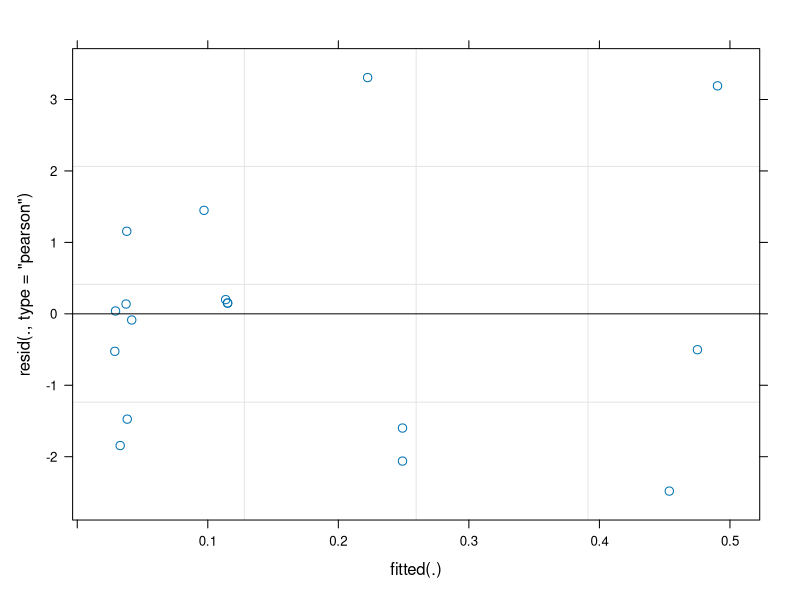
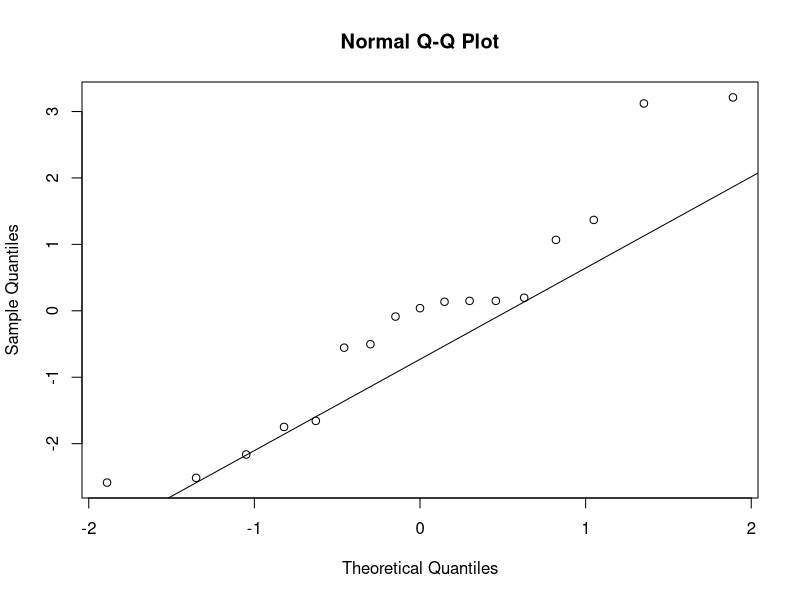

Generate these figures, in order, with R: (Note: this script raises an error after producing the figures.)
# Linear regression of Lehmann lovegrass cover by treatment and agave size
# Jeffrey C. Oliver
# jcoliver@email.arizona.edu
# 2020-07-20

rm(list = ls())

################################################################################
# Use generalized linear regression to predict percent cover of Lehmann 
# lovegrass from treatment, number of agave leaves, and interaction. Only 
# considering control and hand-pulling treatments

# Roughly corresponds to 2.1.b in deprecated agave-lovegrass-report but analysis 
# here better models the response variable

# Cover ~ Treatment + Leaves + Treatment x Leaves
# Binomial ~ Categorical + Continuous + Categorical x Continuous

library(lme4)        # generalized linear model
library(dplyr)       # data wrangling
library(stringr)     # clean up statistical output

cover_data <- read.csv(file = "data/agave-size-data.csv", 
                       stringsAsFactors = FALSE)

# Restrict data to only control and hand-pulling
cover_data <- cover_data %>%
  filter(Treatment %in% c("C", "H"))

# Create unique combinations of plot & Row for random effects
cover_data <- cover_data %>%
  mutate(plotrow = paste0(plot, "-", Row))

# Since cover ranges from 0 to 100 percent, should be treated as binomial 
# response variable; recode to 0-1 scale (in model) and add 100 as weights
cover_data <- cover_data %>%
  mutate(weights = 100)

# Run glm with plotrow as random effect
cover_model <- lme4::glmer(formula = aerial_cover/weights ~ Treatment * live_leaf_number + (1|plotrow),
                           data = cover_data,
                           family = "binomial",
                           weights = weights)

# Check assumptions of linear regression
# Look at fitted vs. residuals
plot(cover_model, which = 1)

# Q-Q plot for normality of residuals
qqnorm(resid(cover_model))
qqline(resid(cover_model))

# Levene test for homogeneity
car::leveneTest(resid(cover_model) ~ cover_data$Treatment)
# Levene's Test for Homogeneity of Variance (center = median)
#       Df F value  Pr(>F)  
# group  1   8.345 0.01125 *
#       15   
# Heteroskedastic, but will interpret with caution

# Extract results for output
cover_summary <- summary(cover_model)
cover_coeffs <- cover_summary$coefficients

# Coerce to a data frame
cover_coeffs <- as.data.frame(cover_coeffs)

# Add rownames as first column
cover_coeffs <- cbind(Predictor = rownames(cover_coeffs),
                         cover_coeffs)
rownames(cover_coeffs) <- NULL

# Update column names
colnames(cover_coeffs) <- c("Predictor", "Estimate", "Std.Error", 
                            "z.value", "p.value")

# Replace "Treatment" values
cover_coeffs$Predictor <- gsub(pattern = "TreatmentH",
                               replacement = "Hand-pulling",
                               x = cover_coeffs$Predictor)

# Replace live_leaf_number with human-readable version
cover_coeffs$Predictor <- gsub(pattern = "live_leaf_number",
                               replacement = "Agave size",
                               x = cover_coeffs$Predictor)

# Ensure small p-values are not shown as zero
cover_coeffs$p.value <- as.character(ifelse(
  test = cover_coeffs$p.value < 1e-5,
  yes = signif(x = cover_coeffs$p.value, digits = 5),
  no = round(x = cover_coeffs$p.value, digits = 5)))

write.csv(x = cover_coeffs, 
          file = "output/lovegrass-cover-size-analysis-out.csv",
          row.names = FALSE)
